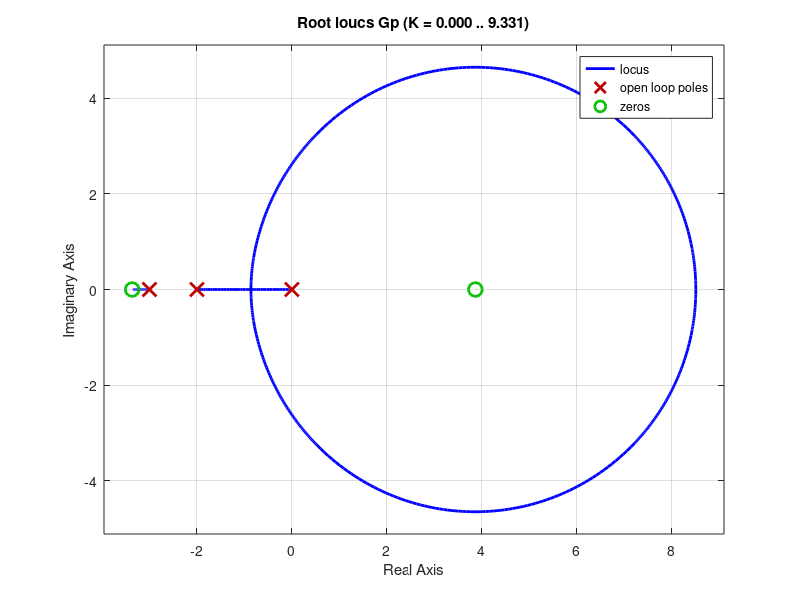

The MATLAB source for this figure: (Note: this script raises an error after producing the figure.)
% Define the system parameters
numerator = [-2 1 26];
denominator = [1 5 6 0];
Gp = tf(numerator, denominator);
rlocus(Gp)
% Define symbolic variables
syms s Kp

% Substitute the desired pole into the characteristic equation
%desired_pole = -omega_n;  % Replace omega_n with a specific value or range
char_eq = 1 + Kp * (-2*s^2 + s + 26) / (s*(s + 2)*(s + 3)) == 0;
%Kp_solution = solve(subs(char_eq, s, desired_pole), Kp);

% Calculate Kp
Kp_value = double(Kp_solution)

